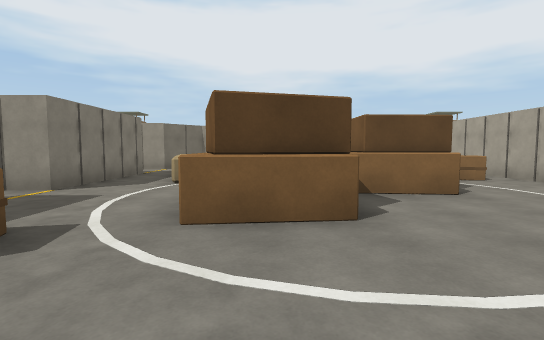
[1] (above)

24 first-person views from a walk through a 3-D level made in the Unity game engine. The camera is 1.4 m above the floor, tilts 4° down and sees 85° across. The floor is counted in squares, 2 m on a side. Each view is taken from the middle of a square. On the plan, view 1 faces up. The plan holds only what a view shows up to about 10 squares ahead; the rest is blank. The place goes on beyond the plan.

[2]
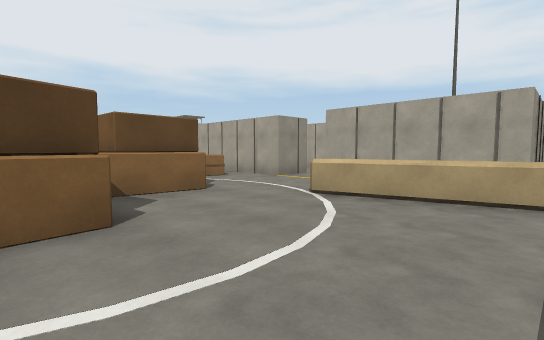

[3]
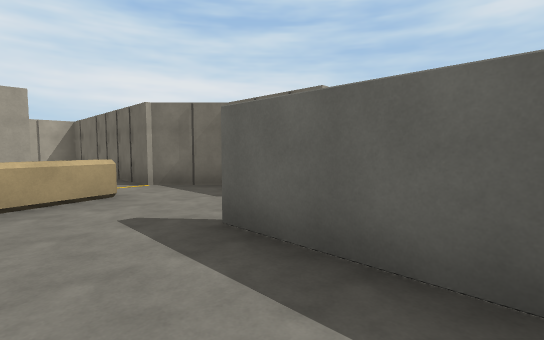

[4]
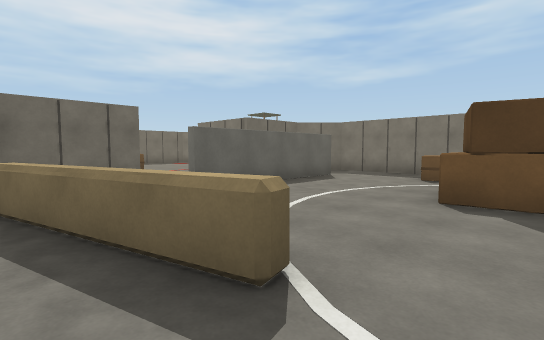

[5]
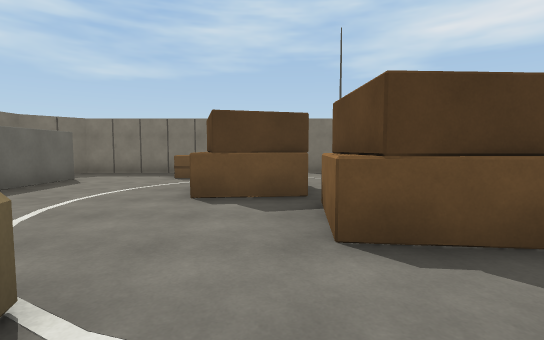

[6]
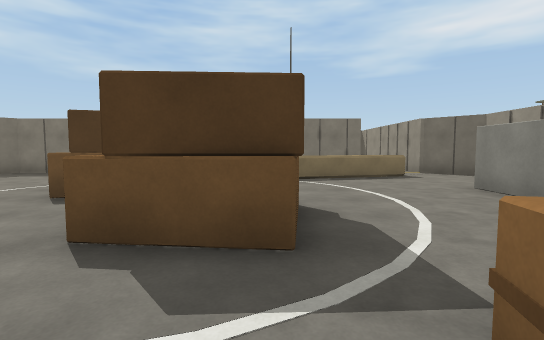

[7]
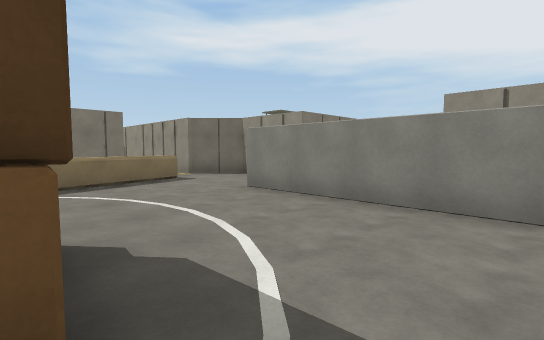

[8]
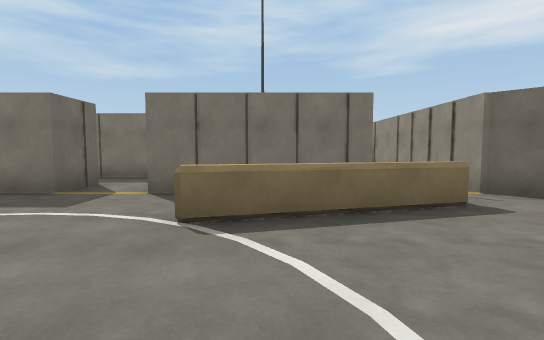

[9]
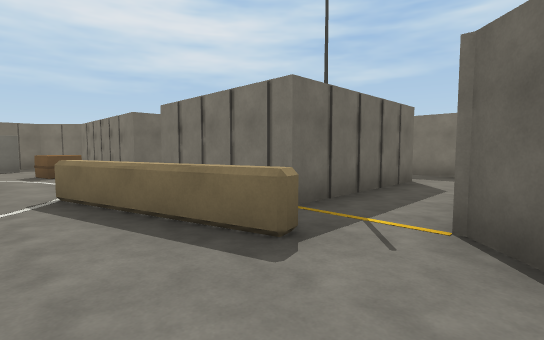

[10]
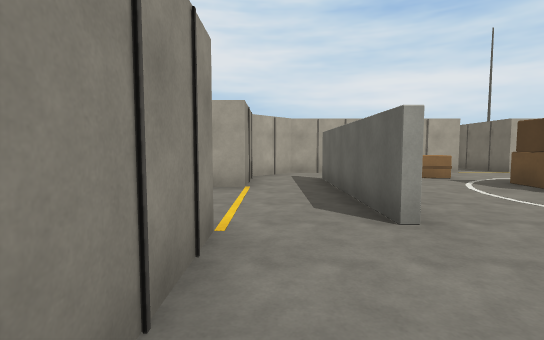

[11]
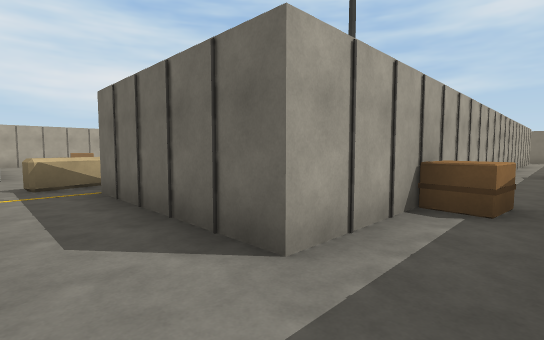

[12]
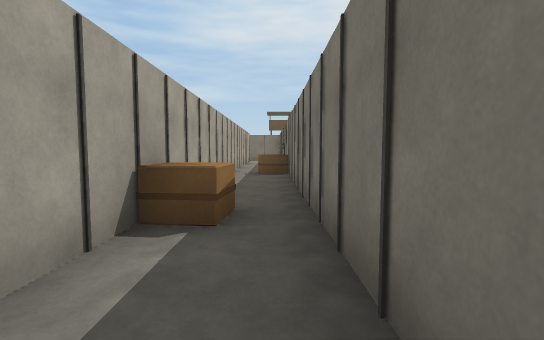

[13]
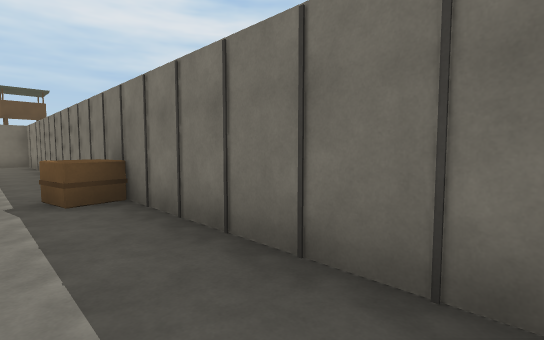

[14]
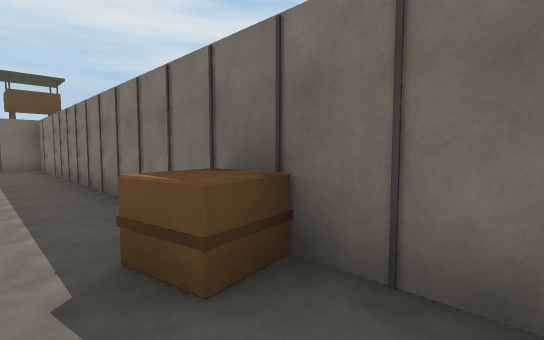

[15]
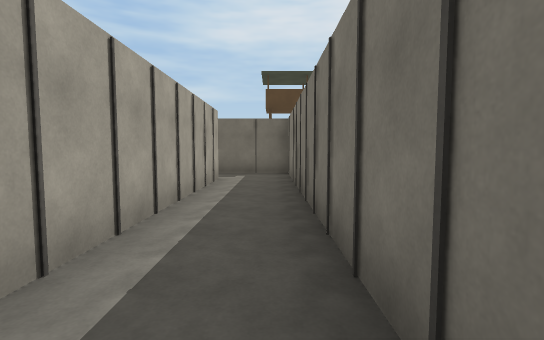

[16]
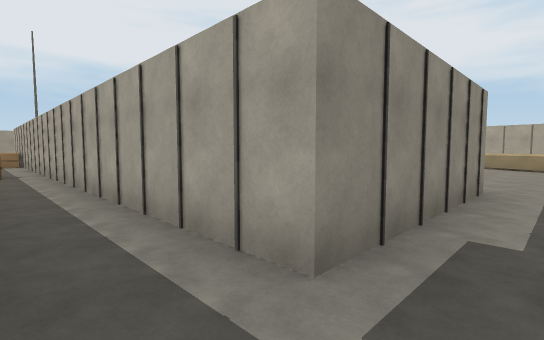

[17]
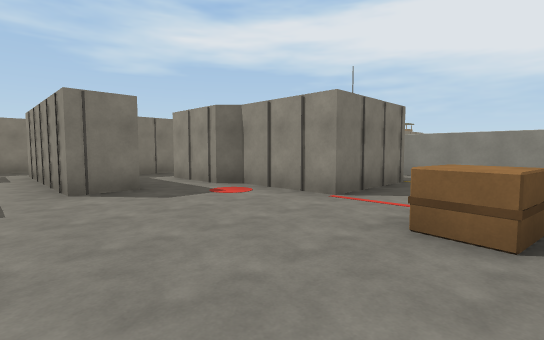

[18]
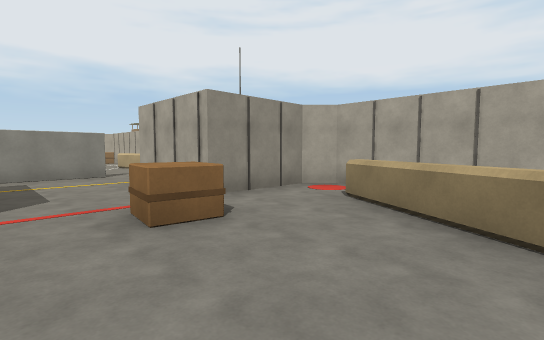

[19]
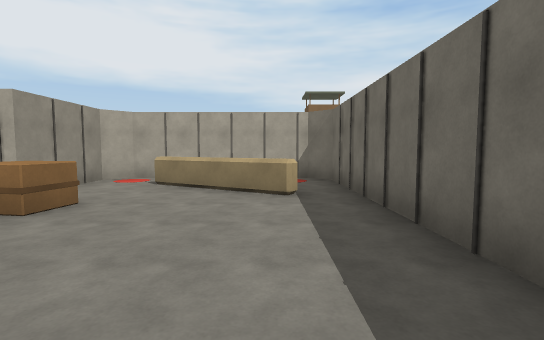

[20]
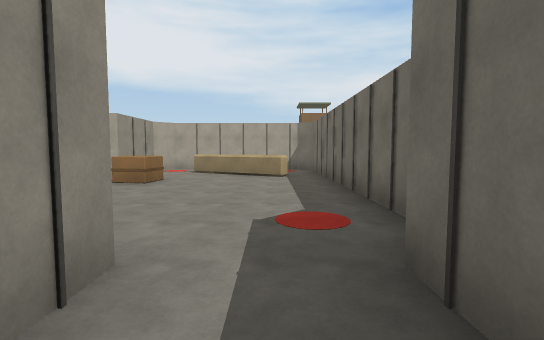

[21]
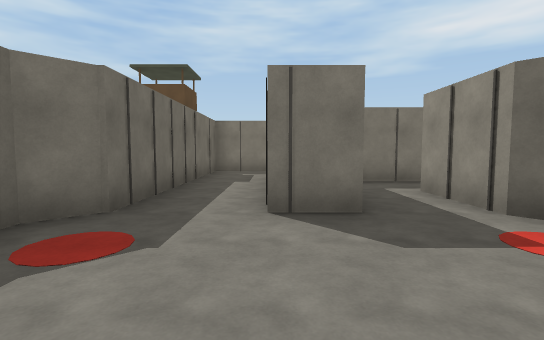

[22]
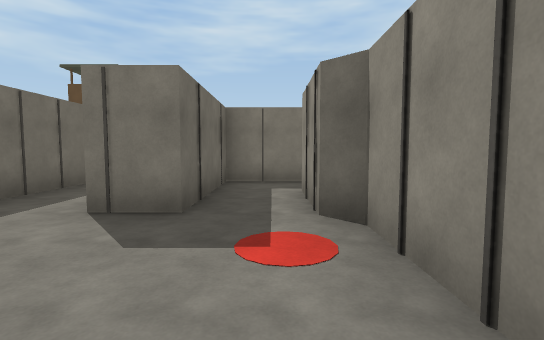

[23]
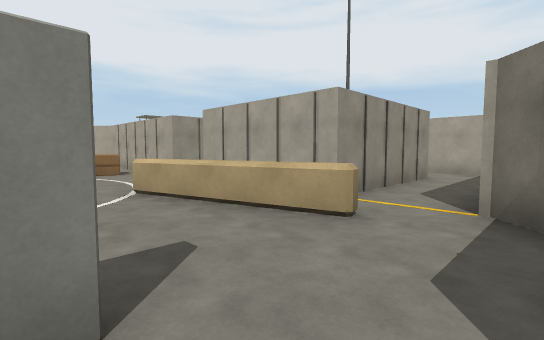

[24]
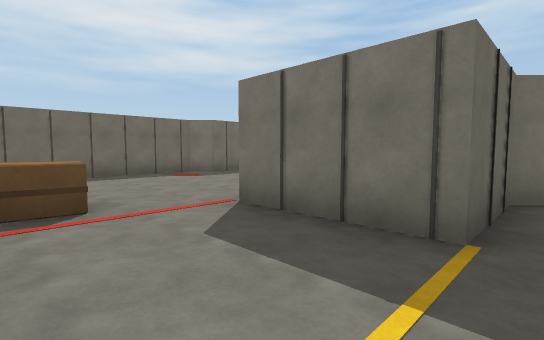

### Floor plan
Key: @ floor where view 1 was taken; # wall or solid block; x gap in a wall; . floor; = window, fence, low wall or low ledge; ^ raised ledge; O other object.
Columns run from 10 left of view 1 to 12 right of it. Each row starts with its distance up from view 1.
 12        ###...###
 11  ######.........#
 10  .........####..#
  9 #......^........#
  8 #..####x^.......#
  7 #..#  #.^.....OO#
  6 #.O#  #.=...##..##
  5 #..####....O##...
  4 #..#.....##.....##
  3 #..#.##..O#...=.#
  2 #..#  #OO.....^.#
  1 #..#  #.......^.#### .#
  0 #O.#  #...@...=^......#
 -1 #..#  #..####.........#
 -2 #..#  #.........######
 -3 #..#   ###...####
 -4 #..#     #...#
 -5 #..#.#####...####
 -6 #..#.......OO...#
 -7 #..####......=^ #
 -8 #..####......^. #
 -9 #............^  #
-10 ########.......#
-11        #########

Positions as (right, up) in squares from view 1, and headings:
1: (0, 0), facing up
2: (0, 0), facing up-right
3: (0, 1), facing down-right
4: (5, 4), facing down-left
5: (5, 4), facing left
6: (5, 6), facing left
7: (4, 6), facing up-left
8: (1, 7), facing left
9: (-1, 11), facing down-left
10: (-3, 11), facing right
11: (-9, 10), facing down-right
12: (-9, 9), facing down
13: (-8, 5), facing down-left
14: (-8, 2), facing down-left
15: (-9, -1), facing down
16: (-9, -9), facing up-right
17: (2, -9), facing up-left
18: (0, -9), facing up-right
19: (-2, -9), facing right
20: (-5, -9), facing right
21: (0, -8), facing left
22: (0, -6), facing left
23: (2, -2), facing up-right
24: (2, -2), facing down-left
